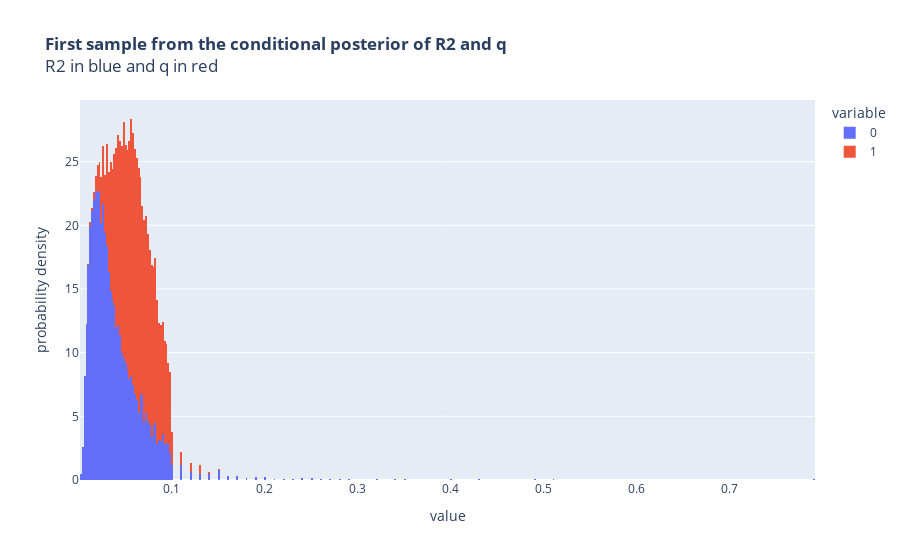

Notebook cell for this chart:
### Markdown cell above
We obtain a partial distribution because of our mesh, which is unevenly distributed.

### Code cell
plot_hist(sample_R2_q_post(get_R2_q_grid(),data0, 10000), 
          f"<b>First sample from the conditional posterior of R2 and q</b> <br>R2 in blue and q in red"
         )

### Figure 1 — Plotly figure (JSON) as saved in the notebook; plotly's stock layout.template omitted (floating-point values rounded to 4 significant figures; data arrays with more than 128 entries replaced by an {"elided": "..."} marker saying what was removed)
{"data": [{"alignmentgroup": "True", "bingroup": "x", "histnorm": "probability density", "hovertemplate": "variable=0<br>value=%{x}<br>probability density=%{y}<extra></extra>", "legendgroup": "0", "marker": {"color": "#636efa", "pattern": {"shape": ""}}, "name": "0", "nbinsx": 400, "offsetgroup": "0", "orientation": "v", "showlegend": true, "type": "histogram", "x": {"elided": "10000 float values"}, "xaxis": "x", "yaxis": "y"}, {"alignmentgroup": "True", "bingroup": "x", "histnorm": "probability density", "hovertemplate": "variable=1<br>value=%{x}<br>probability density=%{y}<extra></extra>", "legendgroup": "1", "marker": {"color": "#EF553B", "pattern": {"shape": ""}}, "name": "1", "nbinsx": 400, "offsetgroup": "1", "orientation": "v", "showlegend": true, "type": "histogram", "x": {"elided": "10000 float values"}, "xaxis": "x", "yaxis": "y"}], "layout": {"barmode": "relative", "legend": {"title": {"text": "variable"}, "tracegroupgap": 0}, "title": {"text": "<b>First sample from the conditional posterior of R2 and q</b> <br>R2 in blue and q in red"}, "xaxis": {"anchor": "y", "domain": [0, 1], "title": {"text": "value"}}, "yaxis": {"anchor": "x", "domain": [0, 1], "title": {"text": "probability density"}}}}
